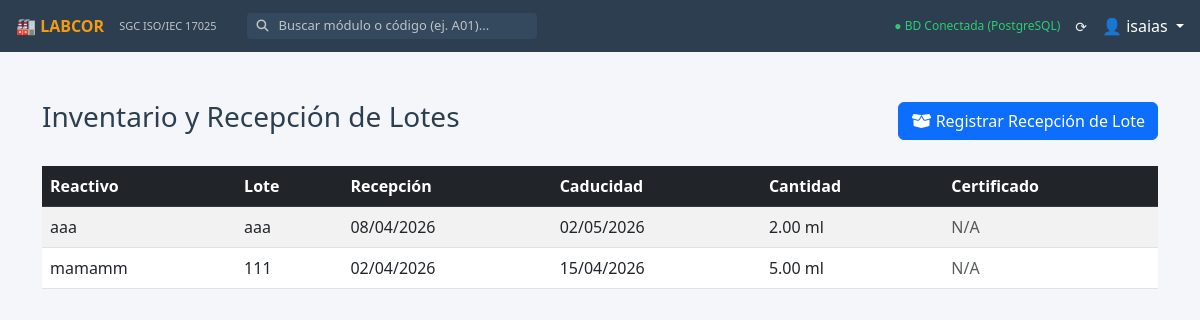
Screenshot of /m11/lotes/ (signed in) with the database file from the repository.
### m11_reactivos/models.py (models this page shows, shortened)
class AuditoriaBase(models.Model):
    id_registro = models.AutoField(primary_key=True)
    fecha_creacion = models.DateTimeField(auto_now_add=True)
    fecha_modificacion = models.DateTimeField(auto_now=True)
    usuario_creacion = models.ForeignKey(User, related_name='%(class)s_creados', on_delete=models.SET_NULL, null=True, blank=True)
    usuario_modificacion = models.ForeignKey(User, related_name='%(class)s_modificados', on_delete=models.SET_NULL, null=True, blank=True)
    activo = models.BooleanField(default=True)
    class Meta:
        abstract = True

class LoteReactivo(AuditoriaBase):
    reactivo = models.ForeignKey(Reactivo, on_delete=models.CASCADE)
    numero_lote = models.CharField(max_length=100, verbose_name="Número de Lote")
    fecha_recepcion = models.DateField()
    fecha_caducidad = models.DateField()
    cantidad_recibida = models.DecimalField(max_digits=10, decimal_places=2)
    unidad_medida = models.CharField(max_length=50, help_text="Ej. L, ml, kg, g")
    certificado_analisis = models.FileField(upload_to='m11/certificados_lote/', blank=True, null=True)

class Reactivo(AuditoriaBase):
    nombre = models.CharField(max_length=200)
    descripcion = models.TextField(blank=True, verbose_name="Descripción/Uso")
    ficha_seguridad = models.FileField(upload_to='m11/fichas_seguridad/', blank=True, null=True)
    proveedor = models.ForeignKey(Proveedor, on_delete=models.SET_NULL, null=True, blank=True)

### m11_reactivos/views.py (the view)
# urls.py: path('lotes/', views.lista_lotes, name='m11_lista_lotes'),
@login_required
def lista_lotes(request):
    lotes = LoteReactivo.objects.filter(activo=True).select_related('reactivo')
    return render(request, 'm11_reactivos/lista_lotes.html', {'lotes': lotes})

### m11_reactivos/templates/m11_reactivos/lista_lotes.html (shortened to what this page needs)
{% extends 'base.html' %}
{% block content %}
<div class="container mt-4">
    <div class="d-flex justify-content-between align-items-center mb-4">
        <h3>Inventario y Recepción de Lotes</h3>
        <a href="{% url 'm11_nuevo_lote' %}" class="btn btn-primary">
            <i class="fas fa-box-open"></i> Registrar Recepción de Lote
        </a>
    </div>
    <table class="table table-striped table-hover">
        <thead class="table-dark">
            <tr>
                <th>Reactivo</th>
                <th>Lote</th>
                <th>Recepción</th>
                <th>Caducidad</th>
                <th>Cantidad</th>
                <th>Certificado</th>
            </tr>
        </thead>
        <tbody>
            {% for lote in lotes %}
            <tr>
                <td>{{ lote.reactivo.nombre }}</td>
                <td>{{ lote.numero_lote }}</td>
                <td>{{ lote.fecha_recepcion|date:"d/m/Y" }}</td>
                <td>{{ lote.fecha_caducidad|date:"d/m/Y" }}</td>
                <td>{{ lote.cantidad_recibida }} {{ lote.unidad_medida }}</td>
                <td>
                    {% if lote.certificado_analisis %}
                        <a href="{{ lote.certificado_analisis.url }}" target="_blank" class="btn btn-sm btn-info">Ver</a>
                    {% else %}
                        <span class="text-muted">N/A</span>
                    {% endif %}
                </td>
            </tr>
            {% empty %}
            <tr>
                <td colspan="6" class="text-center">No hay lotes registrados.</td>
            </tr>
            {% endfor %}
        </tbody>
    </table>
</div>
{% endblock %}

### templates/base.html (shortened to what this page needs)
{% load static %}
<!DOCTYPE html>
<html lang="es">
<head>
    <link href="https://cdn.jsdelivr.net/npm/bootstrap@5.3.0/dist/css/bootstrap.min.css" rel="stylesheet">
    <link rel="stylesheet" href="https://cdnjs.cloudflare.com/ajax/libs/font-awesome/6.4.0/css/all.min.css">
</head>
<body>
    <div class="topbar">
        <a href="{% url 'inicio' %}" class="topbar-brand">🏭 LABCOR</a>
        <span class="topbar-subtitle">SGC ISO/IEC 17025</span>
        <div class="search-container d-none d-md-flex">
            <i class="fas fa-search" style="color: #bdc3c7; font-size: 12px;"></i>
            <input type="text" id="searchInput" class="search-input" placeholder="Buscar módulo o código (ej. A01)...">
        </div>
        <div class="ms-auto d-flex align-items-center">
            <span style="font-size: 12px; color: #2ecc71; margin-right: 15px;">
                ● BD Conectada (PostgreSQL)
            </span>
            <span style="font-size: 14px; margin-right: 15px; cursor: pointer;">
                ⟳
            </span>
            <div class="dropdown">
                <a href="#" class="text-decoration-none text-white dropdown-toggle" data-bs-toggle="dropdown">
                    👤 {{ user.username|default:"Admin" }}
                </a>
            </div>
        </div>
    </div>
    <main class="main-content">
        {% block content %}
        {% endblock %}
    </main>
</body>
</html>

### templates/base.html (style rules this page uses)
:root { --bg-main: #f4f6f9; --bg-topbar: #2c3e50; --card-bg: #ffffff; --card-border: #dee2e6; --card-hover: #ebf5fb; --text-main: #2c3e50; }
body { background-color: var(--bg-main); color: var(--text-main); font-family: 'Segoe UI', system-ui, sans-serif; overflow-x: hidden; margin: 0; }
.topbar { background-color: var(--bg-topbar); height: 52px; position: fixed; top: 0; width: 100%; z-index: 1050; display: flex; align-items: center; padding: 0 16px; color: #ecf0f1; }
.topbar-brand { font-size: 16px; font-weight: bold; color: #f39c12; margin-right: 15px; text-decoration: none; }
.topbar-subtitle { font-size: 11px; color: #bdc3c7; margin-right: 30px; }
.search-container { display: flex; align-items: center; background-color: #34495e; border-radius: 4px; padding: 2px 10px; }
.search-input { background: transparent; border: none; color: white; outline: none; margin-left: 8px; width: 250px; font-size: 13px; }
.search-input::placeholder { color: #bdc3c7; }
.main-content { margin-left: 0; margin-top: 52px; padding: 24px; min-height: calc(100vh - 52px); }

### rows the page displays
LoteReactivo: reactivo.nombre "aaa", numero_lote "aaa", fecha_recepcion "08/04/2026", fecha_caducidad "02/05/2026", cantidad_recibida "2.00", unidad_medida "ml", certificado_analisis "N/A"
LoteReactivo: reactivo.nombre "mamamm", numero_lote "111", fecha_recepcion "02/04/2026", fecha_caducidad "15/04/2026", cantidad_recibida "5.00", unidad_medida "ml", certificado_analisis "N/A"

### other values shown
{{ user.username|default:"Admin" }} "isaias"
